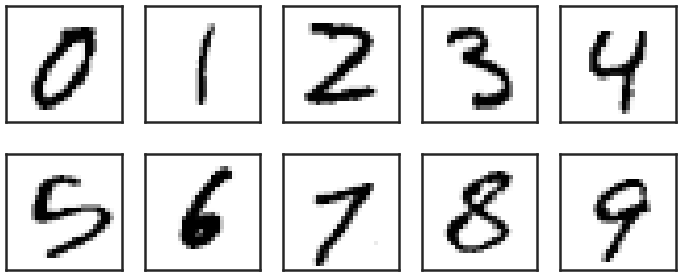
#> input picture src/open-CV/images/digits.png, 683 x 275 px
$ python color_space.py
#> lines starting #> are read from the running program, lines starting #| are printed output that depends on the picture; after the words box and inside, x2 and y2 are one past the last pixel; in counts of white or black regions, pixels touching at a corner belong together
import cv2
from numpy.core.shape_base import stack
from util.join import stack_images

VIDEO_URL = "images/extras.mp4"
IMAGE_URL = "images/digits.png"
DEFAULT_CAM = 0


def rescale_frame(frame, scale=0.5):
    # Live video, static video/img
    width = int(frame.shape[1] * scale)
    height = int(frame.shape[0] * scale)
    return cv2.resize(frame, (width, height), interpolation=cv2.INTER_CUBIC)


img = cv2.imread(IMAGE_URL)
#> img is the input picture: shape (275, 683, 3); min 0, max 255, mean 219.7

# Blurred conversion
img_blurred = cv2.blur(img, (7, 7), borderType=cv2.BORDER_DEFAULT)
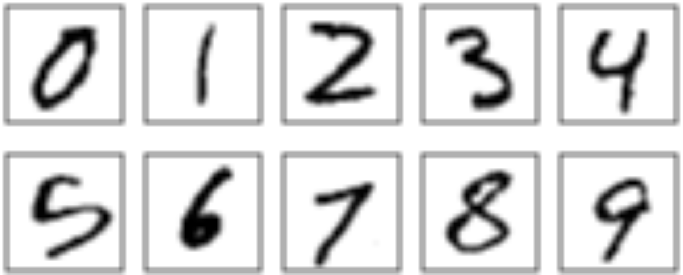
#> img_blurred: shape (275, 683, 3); min 0, max 255, mean 219.6

# Detect Edges
img_canny_blurred = cv2.Canny(img_blurred, 125, 175)
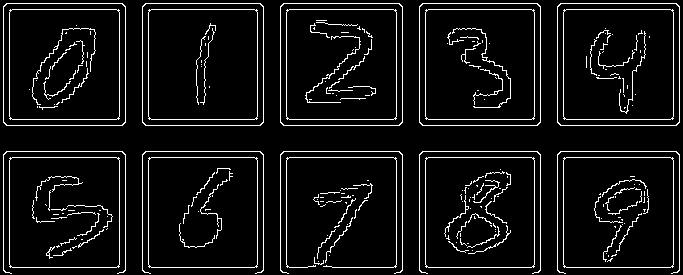
#> img_canny_blurred: shape (275, 683); 7% white in thin lines or dots

# Dilation | Dilating the structural elements (Canny Edges)
img_dialted = cv2.dilate(img_canny_blurred, (5, 5), iterations=5)
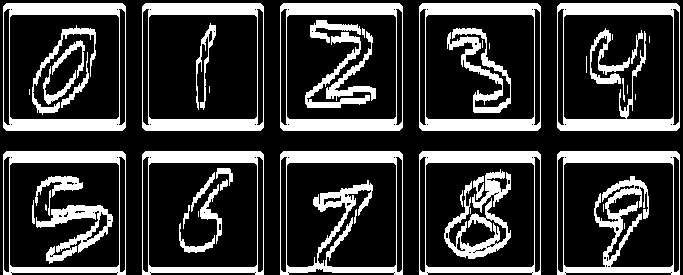
#> img_dialted: shape (275, 683); 23.8% white; 52 white regions (14 under 20 px), largest, box (x1, y1, x2, y2) and area: (557, 151, 680, 275) 4169, (280, 151, 403, 275) 3885, (557, 3, 680, 131) 3569

# Erosion
img_erorded = cv2.erode(img_dialted, (5, 5), iterations=5)
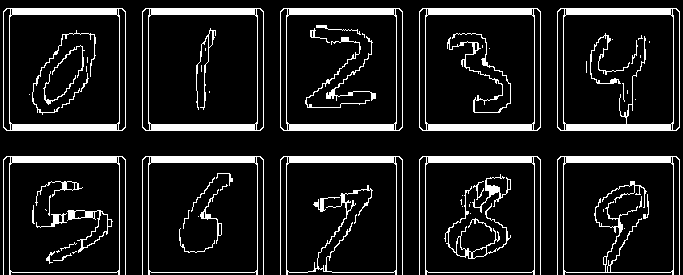
#> img_erorded: shape (275, 683); 12% white; 74 white regions (31 under 20 px), largest, box (x1, y1, x2, y2) and area: (557, 8, 680, 131) 2171, (3, 8, 126, 131) 2002, (280, 8, 403, 131) 2002

# # Resize
# img_scaled_up = rescale_frame(img, scale=2)

#> (the run stopped early here; a loop or call above may not have finished)
